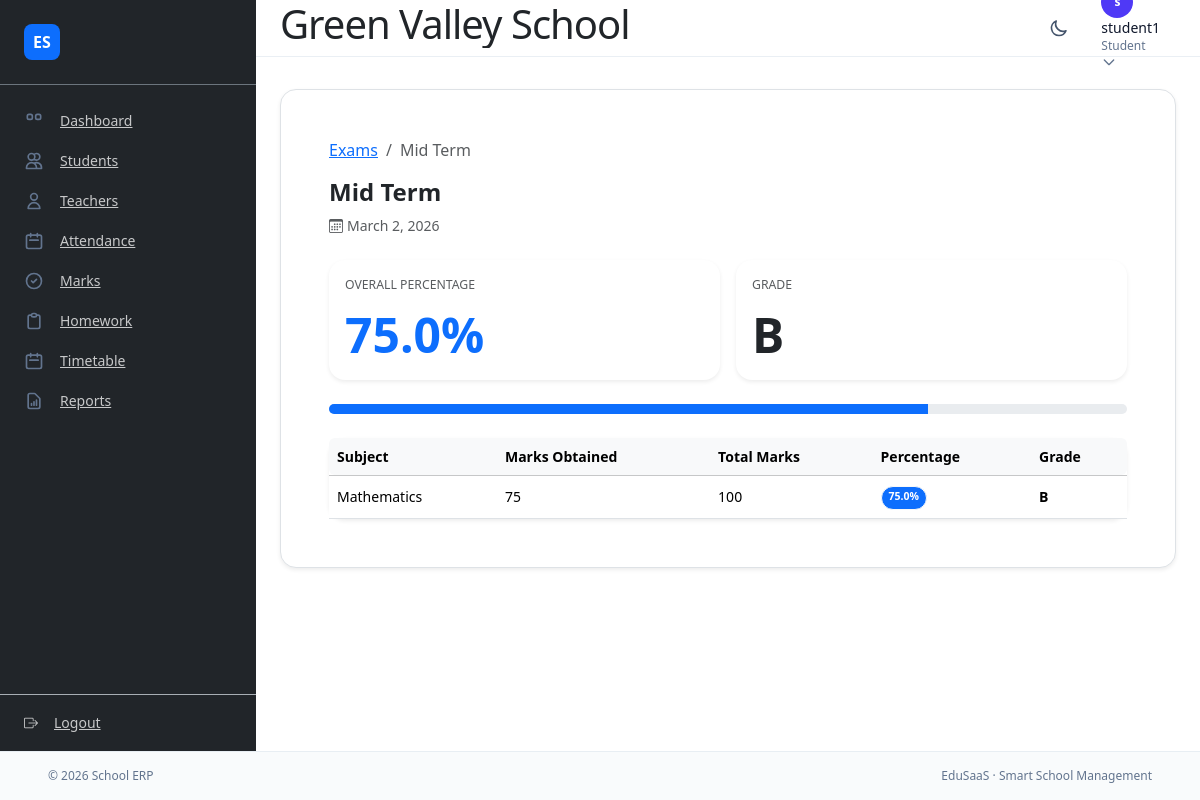
The app's page /student/exam/1/ (signed in) with its own data.
### apps/accounts/models.py (models this page shows, shortened)
class User(AbstractUser):
    class Roles(models.TextChoices):
        SUPERADMIN = "SUPERADMIN", "Super admin"
        ADMIN = "ADMIN", "School admin"
        TEACHER = "TEACHER", "Teacher"
        STUDENT = "STUDENT", "Student"
    role = models.CharField(
        max_length=20,
        choices=Roles.choices,
        default=Roles.STUDENT,
    )
    school = models.ForeignKey(
        "core.School",
        on_delete=models.SET_NULL,
        null=True,
        blank=True,
        related_name="users",
        db_index=True,
    )
    phone_number = models.CharField(
        max_length=20,
        blank=True,
        help_text="Optional contact phone number.",
    )

### apps/core/models.py (models this page shows, shortened)
class Exam(models.Model):
    name = models.CharField(max_length=100)
    classroom = models.ForeignKey(
        ClassRoom,
        on_delete=models.CASCADE,
        related_name="exams",
    )
    school = models.ForeignKey(
        School,
        on_delete=models.CASCADE,
        related_name="exams",
    )
    start_date = models.DateField()
    end_date = models.DateField()

class Subject(models.Model):
    name = models.CharField(max_length=100, db_index=True)
    code = models.CharField(max_length=50, blank=True, db_index=True)  # e.g. MATH101, PHY101
    classroom = models.ForeignKey(
        ClassRoom,
        on_delete=models.CASCADE,
        null=True,
        blank=True,
        related_name="subjects",
    )
    teacher = models.ForeignKey(
        "Teacher",
        on_delete=models.SET_NULL,
        null=True,
        blank=True,
        related_name="assigned_subjects",
    )
    academic_year = models.ForeignKey(
        "AcademicYear",
        on_delete=models.CASCADE,
        related_name="subjects",
        null=True,
        blank=True,
    )
    school = models.ForeignKey(
        School,
        on_delete=models.CASCADE,
        related_name="subjects",
    )
    class Meta:
        constraints = [
            models.UniqueConstraint(
                fields=["code", "classroom", "academic_year"],
                condition=Q(code__gt="", academic_year__isnull=False),
                name="unique_subject_code_per_class_year",
            ),
        ]

### apps/core/views.py (the view)
# urls.py: path("student/exam/<int:exam_id>/", views.student_exam_detail_by_id, name="student_exam_detail_by_id"),
@student_required
def student_exam_detail_by_id(request, exam_id):
    student = getattr(request.user, "student_profile", None)
    if not student:
        raise PermissionDenied
    exam = get_object_or_404(Exam, id=exam_id)
    if student.classroom_id != exam.classroom_id:
        raise PermissionDenied
    marks_list = list(
        Marks.objects.filter(student=student, exam=exam)
        .select_related("subject")
        .order_by("subject__name")
    )
    if not marks_list:
        raise Http404
    total_obtained = sum(m.marks_obtained for m in marks_list)
    total_max = sum(m.total_marks for m in marks_list)
    overall_pct = round((total_obtained / total_max * 100) if total_max else 0, 1)
    grade = _grade_from_pct(overall_pct)
    rows = [
        {
            "subject": m.subject.name,
            "marks_obtained": m.marks_obtained,
            "total_marks": m.total_marks,
            "pct": round((m.marks_obtained / m.total_marks * 100) if m.total_marks else 0, 1),
            "grade": _grade_from_pct(round((m.marks_obtained / m.total_marks * 100) if m.total_marks else 0, 1)),
        }
        for m in marks_list
    ]
    return render(request, "core/student/exam_detail.html", {
        "exam_name": exam.name,
        "exam_date": exam.start_date,
        "overall_pct": overall_pct,
        "grade": grade,
        "marks_rows": rows,
    })

### apps/core/views.py (called while the page is built)
def _grade_from_pct(pct):
    if pct >= 90:
        return "A+"
    if pct >= 80:
        return "A"
    if pct >= 70:
        return "B"
    if pct >= 60:
        return "C"
    if pct >= 50:
        return "D"
    return "F"

### templates/core/student/exam_detail.html (shortened to what this page needs)
{% extends "base.html" %}
{% block content %}
<div class="container-fluid px-0">
  <nav aria-label="breadcrumb" class="mb-3">
    <ol class="breadcrumb">
      <li class="breadcrumb-item"><a href="{% url 'core:student_exams_list' %}">Exams</a></li>
      <li class="breadcrumb-item active">{{ exam_name }}</li>
    </ol>
  </nav>
  <h1 class="h4 fw-bold mb-2">{{ exam_name }}</h1>
  {% if exam_date %}
  <p class="text-muted small mb-4"><i class="bi bi-calendar3 me-1"></i>{{ exam_date }}</p>
  {% endif %}
  <div class="row g-3 mb-4">
    <div class="col-md-6">
      <div class="card border-0 shadow-sm rounded-4">
        <div class="card-body">
          <p class="text-muted small text-uppercase mb-1">Overall Percentage</p>
          <h2 class="display-5 fw-bold text-primary mb-0">{{ overall_pct }}%</h2>
        </div>
      </div>
    </div>
    <div class="col-md-6">
      <div class="card border-0 shadow-sm rounded-4">
        <div class="card-body">
          <p class="text-muted small text-uppercase mb-1">Grade</p>
          <h2 class="display-5 fw-bold mb-0">{{ grade }}</h2>
        </div>
      </div>
    </div>
  </div>
  <div class="mb-4">
    <div class="progress rounded-3" style="height: 10px;">
      <div class="progress-bar bg-primary" role="progressbar" style="width: {{ overall_pct }}%" aria-valuenow="{{ overall_pct }}" aria-valuemin="0" aria-valuemax="100"></div>
    </div>
  </div>
  <div class="card border-0 shadow-sm rounded-4">
    <div class="card-body p-0">
      <div class="table-responsive">
        <table class="table table-hover align-middle mb-0">
          <thead class="table-light">
            <tr>
              <th class="rounded-start">Subject</th>
              <th>Marks Obtained</th>
              <th>Total Marks</th>
              <th>Percentage</th>
              <th class="rounded-end">Grade</th>
            </tr>
          </thead>
          <tbody>
            {% for row in marks_rows %}
            <tr>
              <td>{{ row.subject }}</td>
              <td>{{ row.marks_obtained }}</td>
              <td>{{ row.total_marks }}</td>
              <td>
                <span class="badge {% if row.pct >= 90 %}bg-success{% elif row.pct >= 60 %}bg-primary{% elif row.pct >= 50 %}bg-warning text-dark{% else %}bg-danger{% endif %} rounded-pill">
                  {{ row.pct }}%
                </span>
              </td>
              <td><strong>{{ row.grade }}</strong></td>
            </tr>
            {% endfor %}
          </tbody>
        </table>
      </div>
    </div>
  </div>
</div>
{% endblock %}

### templates/base.html (shortened to what this page needs)
<!DOCTYPE html>
{% load static %}
<html lang="en" class="h-full">
  <head>
    {% load tailwind_tags %}
    {% tailwind_css %}
    <link href="https://cdn.jsdelivr.net/npm/bootstrap@5.3.3/dist/css/bootstrap.min.css" rel="stylesheet">
    <link href="https://cdn.jsdelivr.net/npm/bootstrap-icons@1.11.3/font/bootstrap-icons.min.css" rel="stylesheet">
  </head>
  <body class="h-full bg-slate-100 text-slate-900 dark:bg-slate-950 dark:text-slate-100">
    <div class="min-h-screen flex flex-col">
      {% if request.user.is_authenticated %}
        <div class="flex flex-1 min-h-0">
          <aside class="hidden md:flex md:flex-col w-64 flex-shrink-0 bg-dark">
            <div class="p-4 border-bottom border-secondary">
              <span class="rounded-3 bg-primary text-white fw-semibold d-inline-flex align-items-center justify-content-center" style="width:36px;height:36px">ES</span>
            </div>
            <nav class="flex-1 px-2 py-3 overflow-y-auto">
              <a href="{% if request.user.role == 'SUPERADMIN' %}{% url 'core:super_admin_dashboard' %}{% elif request.user.role == 'ADMIN' %}{% url 'core:admin_dashboard' %}{% elif request.user.role == 'TEACHER' %}{% url 'core:teacher_dashboard' %}{% else %}{% url 'core:student_dashboard' %}{% endif %}" class="flex items-center gap-3 rounded-lg px-3 py-2.5 text-sm font-medium text-slate-700 dark:text-slate-200 hover:bg-slate-100 dark:hover:bg-slate-800 transition">
                Dashboard
              </a>
              <a href="{% if request.user.role == 'ADMIN' %}{% url 'core:school_students_list' %}{% else %}{% url 'core:students_list' %}{% endif %}" class="flex items-center gap-3 rounded-lg px-3 py-2.5 text-sm font-medium text-slate-700 dark:text-slate-200 hover:bg-slate-100 dark:hover:bg-slate-800 transition">
                <svg class="h-5 w-5 text-slate-500" fill="none" stroke="currentColor" viewBox="0 0 24 24"><path stroke-linecap="round" stroke-linejoin="round" stroke-width="2" d="M12 4.354a4 4 0 110 5.292M15 21H3v-1a6 6 0 0112 0v1zm0 0h6v-1a6 6 0 00-9-5.197M13 7a4 4 0 11-8 0 4 4 0 018 0z"></path></svg>
                Students
              </a>
              <a href="{% if request.user.role == 'ADMIN' %}{% url 'core:school_teachers_list' %}{% else %}{% url 'core:teachers_list' %}{% endif %}" class="flex items-center gap-3 rounded-lg px-3 py-2.5 text-sm font-medium text-slate-700 dark:text-slate-200 hover:bg-slate-100 dark:hover:bg-slate-800 transition">
                <svg class="h-5 w-5 text-slate-500" fill="none" stroke="currentColor" viewBox="0 0 24 24"><path stroke-linecap="round" stroke-linejoin="round" stroke-width="2" d="M16 7a4 4 0 11-8 0 4 4 0 018 0zM12 14a7 7 0 00-7 7h14a7 7 0 00-7-7z"></path></svg>
                Teachers
              </a>
              <a href="{% if request.user.role == 'STUDENT' %}{% url 'core:student_attendance' %}{% elif request.user.role == 'TEACHER' %}{% url 'core:bulk_attendance' %}{% else %}{% url 'core:attendance_list' %}{% endif %}" class="flex items-center gap-3 rounded-lg px-3 py-2.5 text-sm font-medium text-slate-700 dark:text-slate-200 hover:bg-slate-100 dark:hover:bg-slate-800 transition">
                <svg class="h-5 w-5 text-slate-500" fill="none" stroke="currentColor" viewBox="0 0 24 24"><path stroke-linecap="round" stroke-linejoin="round" stroke-width="2" d="M8 7V3m8 4V3m-9 8h10M5 21h14a2 2 0 002-2V7a2 2 0 00-2-2H5a2 2 0 00-2 2v12a2 2 0 002 2z"></path></svg>
                Attendance
              </a>
              <a href="{% if request.user.role == 'STUDENT' %}{% url 'core:student_exams_list' %}{% elif request.user.role == 'TEACHER' %}{% url 'core:teacher_exams' %}{% else %}{% url 'core:marks_list' %}{% endif %}" class="flex items-center gap-3 rounded-lg px-3 py-2.5 text-sm font-medium text-slate-700 dark:text-slate-200 hover:bg-slate-100 dark:hover:bg-slate-800 transition">
                <svg class="h-5 w-5 text-slate-500" fill="none" stroke="currentColor" viewBox="0 0 24 24"><path stroke-linecap="round" stroke-linejoin="round" stroke-width="2" d="M9 12l2 2 4-4m6 2a9 9 0 11-18 0 9 9 0 0118 0z"></path></svg>
                {% if request.user.role == 'TEACHER' %}Exams{% else %}Marks{% endif %}
              </a>
              <a href="{% url 'core:homework_list' %}" class="flex items-center gap-3 rounded-lg px-3 py-2.5 text-sm font-medium text-slate-700 dark:text-slate-200 hover:bg-slate-100 dark:hover:bg-slate-800 transition">
                <svg class="h-5 w-5 text-slate-500" fill="none" stroke="currentColor" viewBox="0 0 24 24"><path stroke-linecap="round" stroke-linejoin="round" stroke-width="2" d="M9 5H7a2 2 0 00-2 2v12a2 2 0 002 2h10a2 2 0 002-2V7a2 2 0 00-2-2h-2M9 5a2 2 0 002 2h2a2 2 0 002-2M9 5a2 2 0 012-2h2a2 2 0 012 2"></path></svg>
                Homework
              </a>
              <a href="{% if request.user.role == 'ADMIN' %}{% url 'timetable:school_timetable_index' %}{% elif request.user.role == 'TEACHER' %}{% url 'timetable:teacher_timetable' %}{% elif request.user.role == 'STUDENT' %}{% url 'timetable:student_timetable' %}{% else %}{% url 'core:reports_list' %}{% endif %}" class="flex items-center gap-3 rounded-lg px-3 py-2.5 text-sm font-medium text-slate-700 dark:text-slate-200 hover:bg-slate-100 dark:hover:bg-slate-800 transition">
                <svg class="h-5 w-5 text-slate-500" fill="none" stroke="currentColor" viewBox="0 0 24 24"><path stroke-linecap="round" stroke-linejoin="round" stroke-width="2" d="M8 7V3m8 4V3m-9 8h10M5 21h14a2 2 0 002-2V7a2 2 0 00-2-2H5a2 2 0 00-2 2v12a2 2 0 002 2z"></path></svg>
                Timetable
              </a>
              <a href="{% if request.user.role == 'STUDENT' %}{% url 'core:student_reports' %}{% else %}{% url 'core:reports_list' %}{% endif %}" class="flex items-center gap-3 rounded-lg px-3 py-2.5 text-sm font-medium text-slate-700 dark:text-slate-200 hover:bg-slate-100 dark:hover:bg-slate-800 transition">
                <svg class="h-5 w-5 text-slate-500" fill="none" stroke="currentColor" viewBox="0 0 24 24"><path stroke-linecap="round" stroke-linejoin="round" stroke-width="2" d="M9 17v-2m3 2v-4m3 4v-6m2 10H7a2 2 0 01-2-2V5a2 2 0 012-2h5.586a1 1 0 01.707.293l5.414 5.414a1 1 0 01.293.707V19a2 2 0 01-2 2z"></path></svg>
                Reports
              </a>
            </nav>
            <div class="p-2 border-t border-slate-200/70 dark:border-slate-800/70">
              <a href="{% url 'accounts:logout' %}" class="flex items-center gap-3 rounded-lg px-3 py-2.5 text-sm font-medium text-rose-600 dark:text-rose-400 hover:bg-rose-50 dark:hover:bg-rose-950/40 transition">
                <i class="bi bi-box-arrow-right"></i>
                <span>Logout</span>
              </a>
            </div>
          </aside>
          <div class="flex flex-col flex-1 min-w-0">
            <header class="flex-shrink-0 border-b border-slate-200/70 dark:border-slate-700/70 bg-white dark:bg-slate-900/95 backdrop-blur">
              <div class="flex items-center justify-between h-14 px-4 lg:px-6">
                <h1 class="text-base font-semibold tracking-tight text-slate-900 dark:text-slate-50 truncate">
                </h1>
                <div class="flex items-center gap-2">
                  <button type="button" onclick="toggleTheme()" class="rounded-lg p-2 text-slate-600 dark:text-slate-400 hover:bg-slate-100 dark:hover:bg-slate-800 transition" title="Toggle theme">
                    <svg class="h-5 w-5" fill="none" stroke="currentColor" viewBox="0 0 24 24"><path stroke-linecap="round" stroke-linejoin="round" stroke-width="2" d="M20.354 15.354A9 9 0 018.646 3.646 9.003 9.003 0 0012 21a9.003 9.003 0 008.354-5.646z"></path></svg>
                  </button>
                  <details class="relative group">
                    <summary class="flex items-center gap-2 rounded-lg px-3 py-2 cursor-pointer hover:bg-slate-100 dark:hover:bg-slate-800 transition list-none [&::-webkit-details-marker]:hidden">
                      <div class="inline-flex h-8 w-8 items-center justify-center rounded-full bg-indigo-600 text-xs font-semibold text-white">
                      </div>
                      <div class="hidden sm:block text-left">
                        <span class="block text-sm font-medium text-slate-900 dark:text-slate-50 truncate max-w-[120px]">{{ request.user.get_full_name|default:request.user.username }}</span>
                        <span class="block text-xs text-slate-500 dark:text-slate-400">{{ request.user.get_role_display|default:"User" }}</span>
                      </div>
                      <svg class="h-4 w-4 text-slate-500" fill="none" stroke="currentColor" viewBox="0 0 24 24"><path stroke-linecap="round" stroke-linejoin="round" stroke-width="2" d="M19 9l-7 7-7-7"></path></svg>
                    </summary>
                  </details>
                </div>
              </div>
            </header>
      {% endif %}
            <main class="flex-1 overflow-auto">
              <div class="mx-auto max-w-6xl px-4 py-6 lg:py-8">
                <section class="rounded-2xl bg-white dark:bg-slate-900 shadow-sm shadow-slate-900/5 border border-slate-200 dark:border-slate-800 p-5 lg:p-6">
                  {% block content %}{% endblock %}
                </section>
              </div>
            </main>
        </div>
      {% if request.user.is_authenticated %}
        </div>
      {% endif %}
      <footer class="flex-shrink-0 border-t border-slate-200/70 dark:border-slate-800/70 bg-slate-50/80 dark:bg-slate-900/80">
        <div class="mx-auto max-w-6xl px-4 py-3 text-xs text-slate-500 dark:text-slate-400 flex justify-between gap-3">
          <span>© {% now "Y" %} School ERP</span>
          <span class="hidden sm:inline">EduSaaS · Smart School Management</span>
        </div>
      </footer>
    </div>
  </body>
</html>

### templates/base.html (style rules this page uses)
aside.bg-dark a { color: rgba(255,255,255,.75); }

### records on screen
User: user.get_full_name "student1", user.role "Student"
Exam: name "Mid Term", start_date "March 2, 2026"
Subject: subject "Mathematics"

### other values on screen
{{ overall_pct }} "75.0"
{{ grade }} "B"
{{ row.marks_obtained }} "75"
{{ row.total_marks }} "100"
{{ row.pct }} "75.0"
{{ row.grade }} "B"
